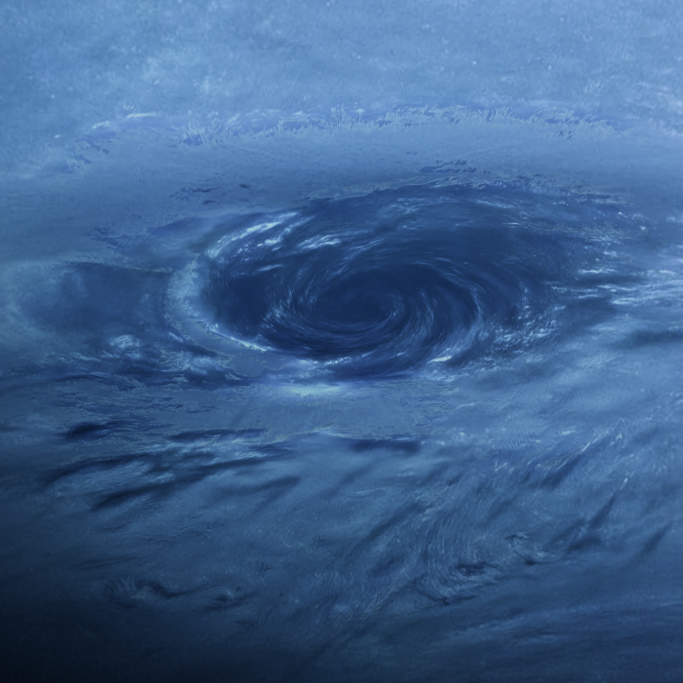
#> input picture assets-src/neptune/place/masters/globe-26.jpg, 2048 x 2048 px, given in place of globe-26.jpg.png, which was not available (shown at 1/3 size)
$ python -i assemble.py   (imports and definitions only)
#> lines starting #> are read from the running program, lines starting #| are printed output that depends on the picture
### assets-src/neptune/geo.py
import json
import os

import numpy as np

ROOT = os.path.abspath(os.path.join(os.path.dirname(__file__), '..', '..'))
FIT = json.load(open(os.path.join(ROOT, 'src/stops/neptune/fit.json')))
#> (reads assets-src/earth/fit.json from the repository)
HERO_W, HERO_H = 2816, 1584
CAM = np.array(FIT['camera']['position'], float)
SUN = np.array(FIT['sunDir'], float)
SUN /= np.linalg.norm(SUN)
TH = np.tan(np.radians(FIT['vfovDeg']) / 2)
AXIS = np.array([0.29036982, 0.66913061, -0.68406842])
AXIS /= np.linalg.norm(AXIS)


# [23 lines left out: functions body_basis, quat_from_matrix, not called in this run]


def rotation():
    x, y, z, w = FIT['globe']['quaternion']
    return np.array([[1 - 2 * (y * y + z * z), 2 * (x * y - z * w), 2 * (x * z + y * w)], [2 * (x * y + z * w), 1 - 2 * (x * x + z * z), 2 * (y * z - x * w)], [2 * (x * z - y * w), 2 * (y * z + x * w), 1 - 2 * (x * x + y * y)]])


def srgb_to_linear(c):
    return np.where(c <= 0.04045, c / 12.92, ((np.maximum(c, 0) + 0.055) / 1.055) ** 2.4)


def linear_to_srgb(c):
    c = np.clip(c, 0, 1)
    return np.where(c <= 0.0031308, c * 12.92, 1.055 * c ** (1 / 2.4) - 0.055)


def inverse_filmic(y):
    y = np.clip(y, 0, 0.985)
    a, b, c, d, e = 2.51, 0.03, 2.43, 0.59, 0.14
    k = d * y - b
    return (-k - np.sqrt(np.maximum(k * k - 4 * (c * y - a) * e * y, 0))) / (2 * (c * y - a))


def filmic(x):
    x = np.maximum(x, 0)
    return np.clip(x * (2.51 * x + 0.03) / (x * (2.43 * x + 0.59) + 0.14), 0, 1)


def decode(img8):
    return inverse_filmic(srgb_to_linear(np.asarray(img8, np.float32) / 255))


def encode(scene):
    return (linear_to_srgb(filmic(scene)) * 255 + 0.5).astype(np.uint8)


# [18 lines left out: functions hero_rays, hit_sphere, world_to_lonlat, not called in this run]


def lonlat_to_world(lon, lat):
    pb = np.stack([np.cos(lat) * np.sin(lon), np.sin(lat), np.cos(lat) * np.cos(lon)], -1)
    return pb @ rotation().T


# [5 lines left out: function world_to_hero, not called in this run]


# [3 lines that do not run on import are left out]

### assets-src/neptune/wrap/assemble.py
import json
import os
import sys

import cv2
import numpy as np
from PIL import Image

sys.path.insert(0, os.path.join(os.path.dirname(__file__), '..'))
sys.path.insert(0, os.path.dirname(__file__))
import geo
import separate

Image.MAX_IMAGE_PIXELS = None
W, H = 8192, 4096
PX = W / 360.0
WORK = os.path.join(geo.ROOT, 'out/work/nep/wrap')
GEN = os.path.join(geo.ROOT, 'out/work/nep/gen')
OUT = os.path.join(geo.ROOT, 'public/assets/neptune')
CODE = 0.5
CLOUD_HEIGHT = 0.004
MID_W, MID_H = 160.0, 90.0
CAP_R = 55.0
DECK_MID = [('deck-m0-t1', 60.0), ('deck-m1b-t1', 180.0), ('deck-m2-t1', 300.0)]
DECK_CAPS = {'n': 'deck-n-t1', 's': 'deck-s-t1'}
CIRRUS = [
    ('cir-m3-t1', 118.0, -22.0, 112.0, False, 0.8), ('cir-m4-t1', 205.0, -24.0, 112.0, False, 0.8), ('cir-m5-t1', 292.0, -20.0, 112.0, True, 0.8),
    ('cir-m5-t1', 100.0, 24.0, 112.0, False, 0.8), ('cir-m3-t1', 190.0, 22.0, 112.0, True, 0.8), ('cir-m4-t1', 282.0, 26.0, 112.0, True, 0.8),
    ('cir-m1-t1', 150.0, 2.0, 84.0, False, 0.65), ('cir-m2-t1', 250.0, -2.0, 84.0, True, 0.65), ('cir-m0-t1', 20.0, 30.0, 84.0, False, 0.65),
]
DARK, LIGHT = 0.14, 0.35
CIRRUS_CAPS = {'n': ('cir-n-t1', 34.0, 0.56), 's': ('cir-s-t1', 34.0, 0.56)}


def read(name):
    return cv2.imread(os.path.join(GEN, name + '.png'), cv2.IMREAD_COLOR)[..., ::-1]


def lowpass(t, sx, sy, wrap=False):
    k = 8
    h, w = t.shape[:2]
    small = cv2.resize(t, (max(w // k, 4), max(h // k, 4)), interpolation=cv2.INTER_AREA)
    if wrap:
        pad = small.shape[1] // 2
        small = np.concatenate([small[:, -pad:], small, small[:, :pad]], 1)
    small = cv2.GaussianBlur(small, (0, 0), sx / k, sigmaY=sy / k, borderType=cv2.BORDER_REFLECT)
    if wrap:
        small = small[:, pad:-pad]
    return cv2.resize(small, (w, h), interpolation=cv2.INTER_CUBIC)


def detail(t, wrap=False):
    lo = lowpass(t, 12 * PX, 2.5 * PX, wrap)
    return np.log(np.maximum(t, 1e-4) / np.maximum(lo, 1e-4))


# [34 lines left out: functions zonal, gauss, hero_stats, not called in this run]


def mid_tile(name):
    t = geo.decode(read(name)).astype(np.float32)
    w, h = int(round(MID_W * PX)), int(round(MID_H * PX))
    t = cv2.resize(t, (w, h), interpolation=cv2.INTER_LANCZOS4)
    return detail(np.maximum(t, 1e-4))


def cap_rows(name, north):
    img = geo.decode(read(name)).astype(np.float32)
    return polar_to_rows(img, north, CAP_R)


# [12 lines left out: function polar_to_rows, not called in this run]


def matte(img, lo=0.07, hi=0.82, gamma=1.15):
    l = img.max(-1).astype(np.float32) / 255
    return np.clip((l - lo) / (hi - lo), 0, 1) ** gamma


# [142 lines left out: functions feather, paste_max, shell_shift, hold, main, not called in this run]


# [2 lines not run here, left out]

>>> result = mid_tile('../place/masters/globe-26.jpg')
#> in read, `return cv2.imread(os.path.join(GEN, name + '.png'), cv2.IMREAD_COLOR)[..`:
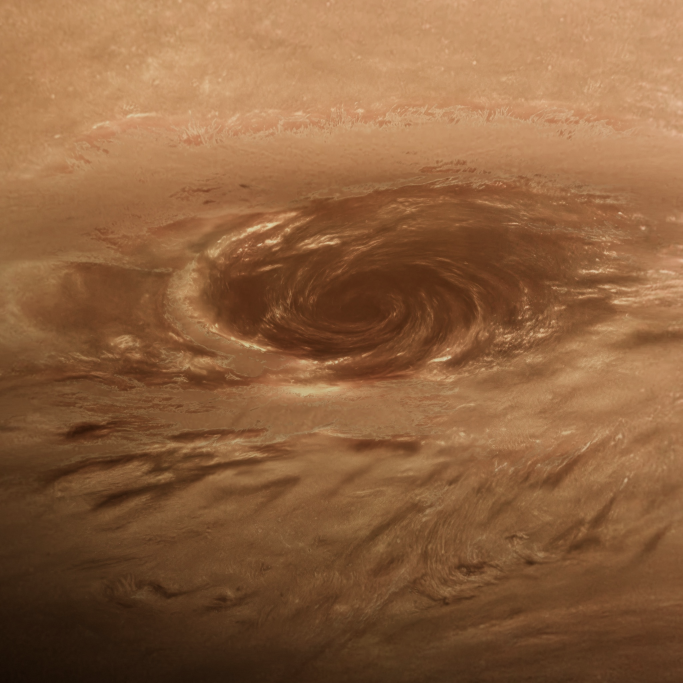
#> returned value: shape (2048, 2048, 3) (shown at 1/3 size); mean of channels 0, 1, 2 63, 98.1, 141.8; drawn as B, G, R
#> in srgb_to_linear, `return np.where(c <= 0.04045, c / 12.92, ((np.maximum(c, 0) + 0.055) /..`:
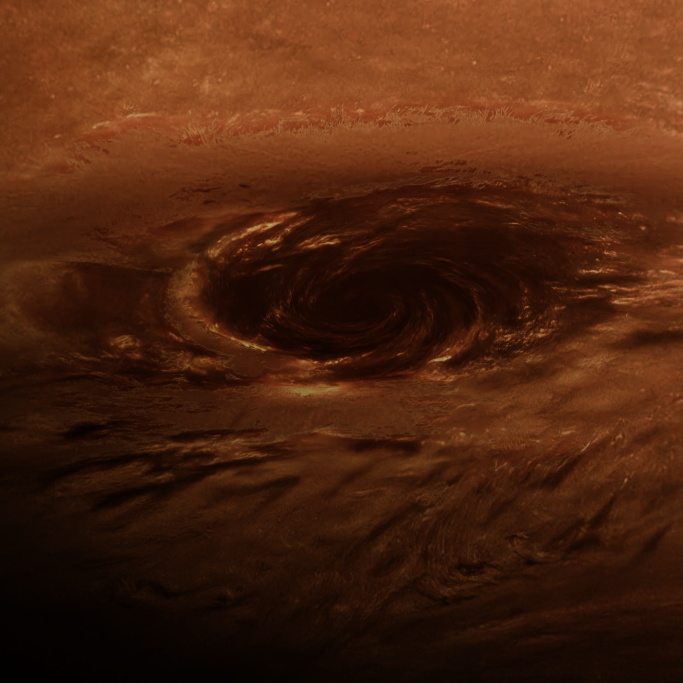
#> returned value: shape (2048, 2048, 3) float32 (shown at 1/3 size); mean of channels 0, 1, 2 0.0624, 0.145, 0.305; drawn as B, G, R
#> in inverse_filmic, `k = d * y - b`:
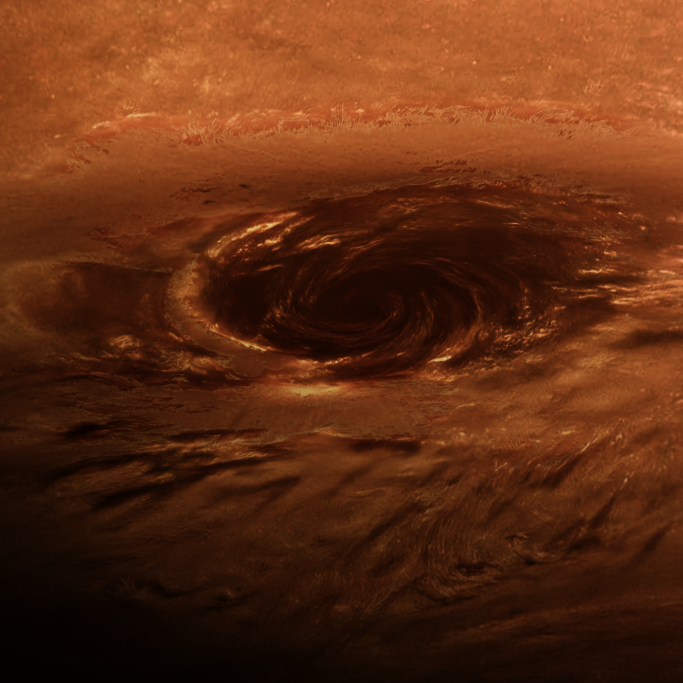
#> k: shape (2048, 2048, 3) float32 (shown at 1/3 size); mean B, G, R 0.00686, 0.0557, 0.15; drawn with min black and max white
#> in inverse_filmic, `return (-k - np.sqrt(np.maximum(k * k - 4 * (c * y - a) * e * y, 0))) ..`:
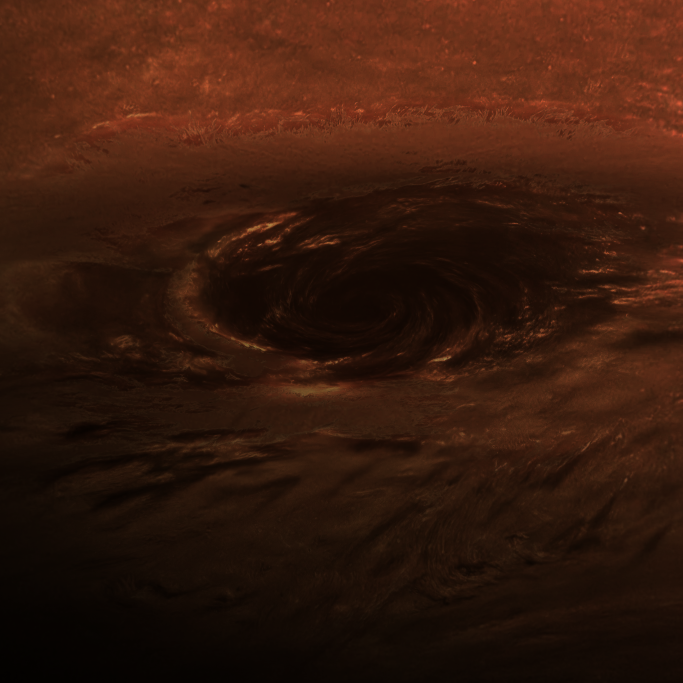
#> returned value: shape (2048, 2048, 3) float32 (shown at 1/3 size); mean of channels 0, 1, 2 0.0584, 0.11, 0.224; drawn with min black and max white
#> in mid_tile, `t = cv2.resize(t, (w, h), interpolation=cv2.INTER_LANCZOS4)`:
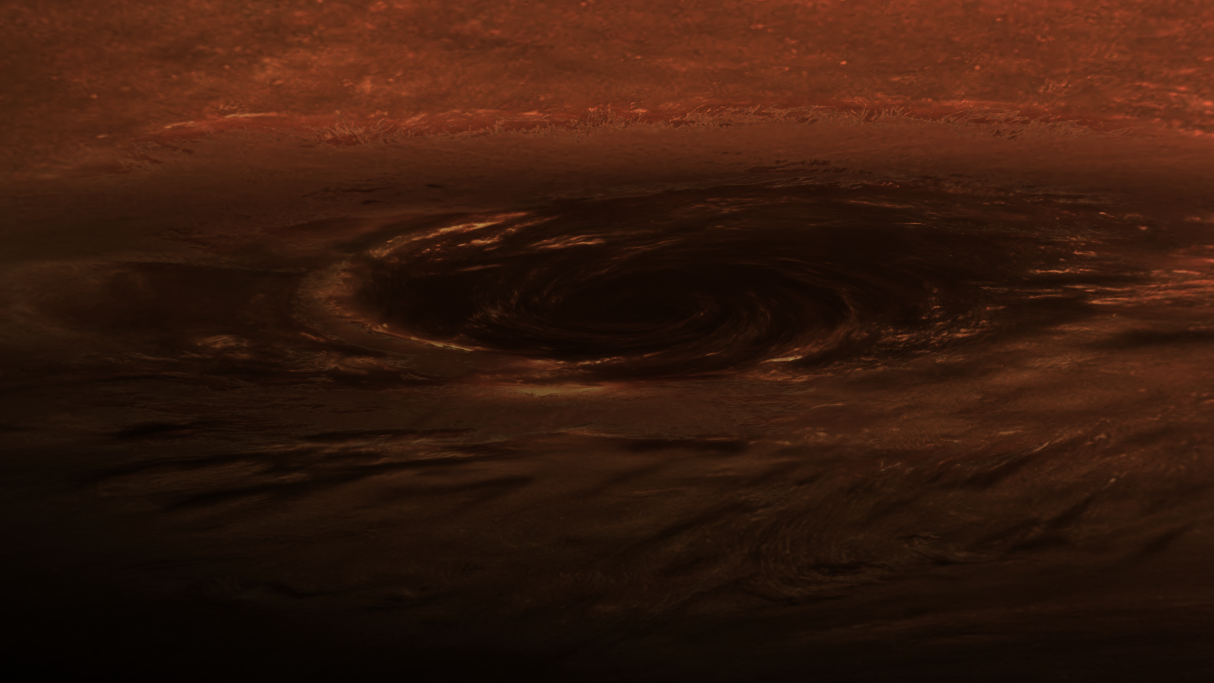
#> t: shape (2048, 3641, 3) float32 (shown at 1/3 size); mean of channels 0, 1, 2 0.0586, 0.11, 0.225; drawn with min black and max white
#> in lowpass, `small = cv2.GaussianBlur(small, (0, 0), sx / k, sigmaY=sy / k, borderT..`:
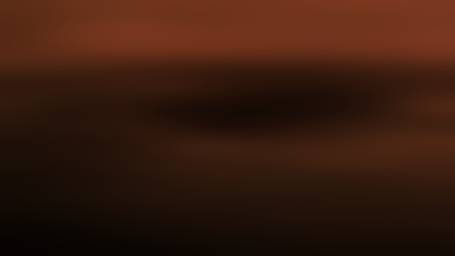
#> small: shape (256, 455, 3) float32; mean of channels 0, 1, 2 0.0583, 0.11, 0.224; drawn as B, G, R
#> in detail, `return np.log(np.maximum(t, 1e-4) / np.maximum(lo, 1e-4))`:
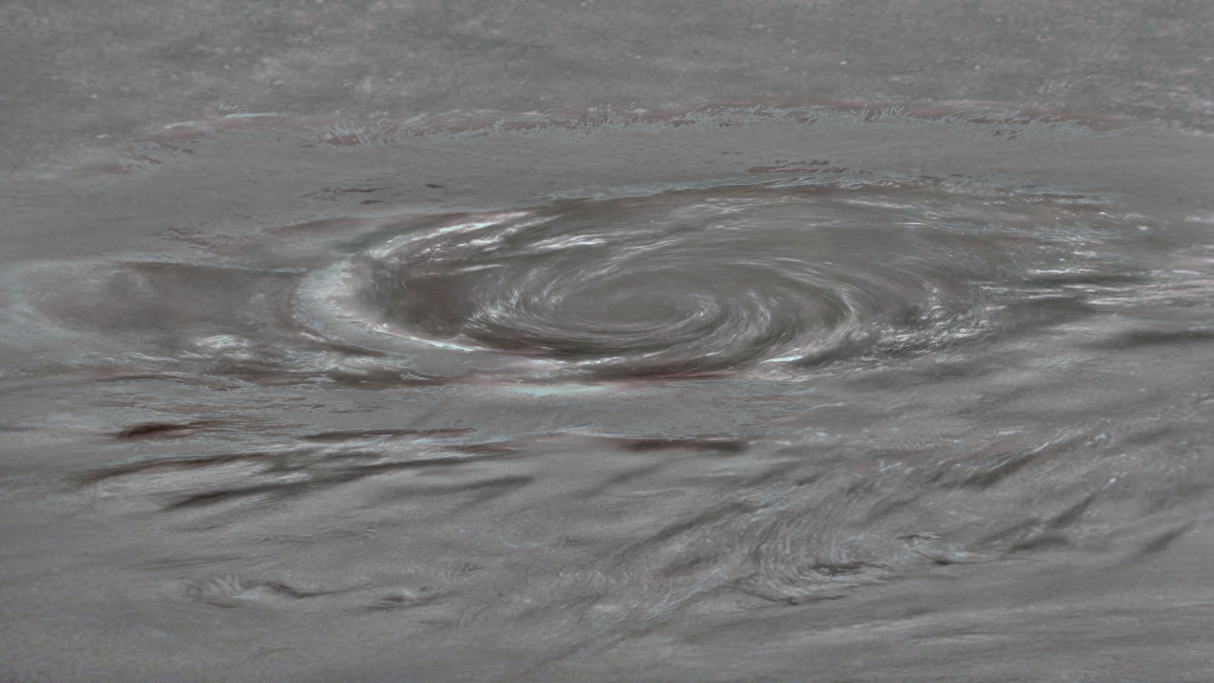
#> returned value: shape (2048, 3641, 3) float32 (shown at 1/3 size); mean of channels 0, 1, 2 -0.0336, -0.0291, -0.0267; drawn with min black and max white
